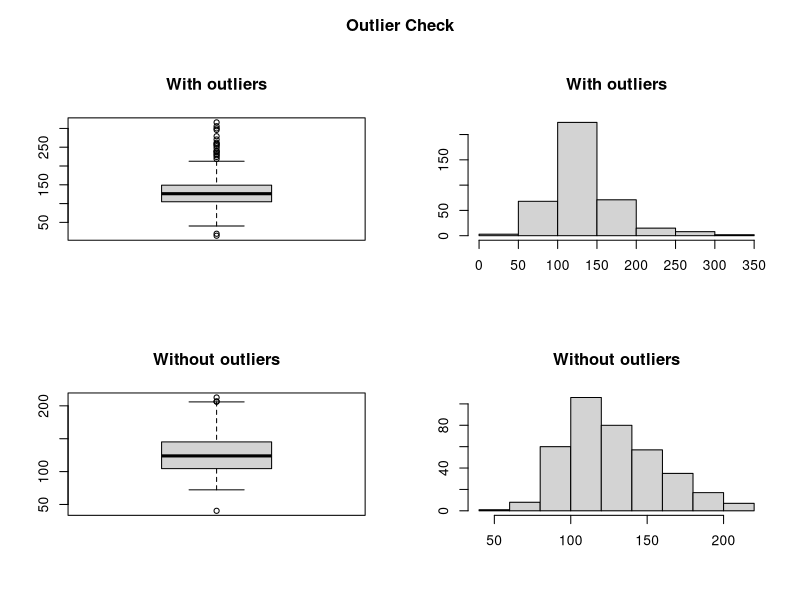
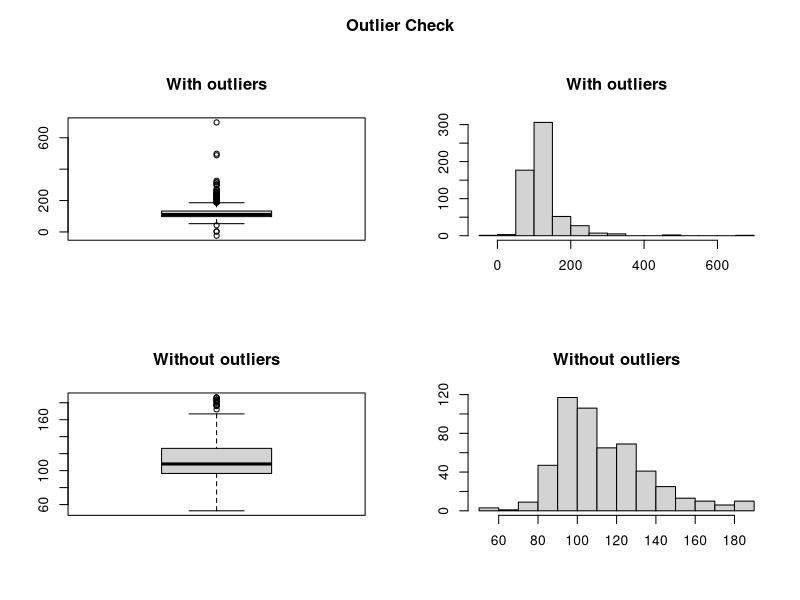
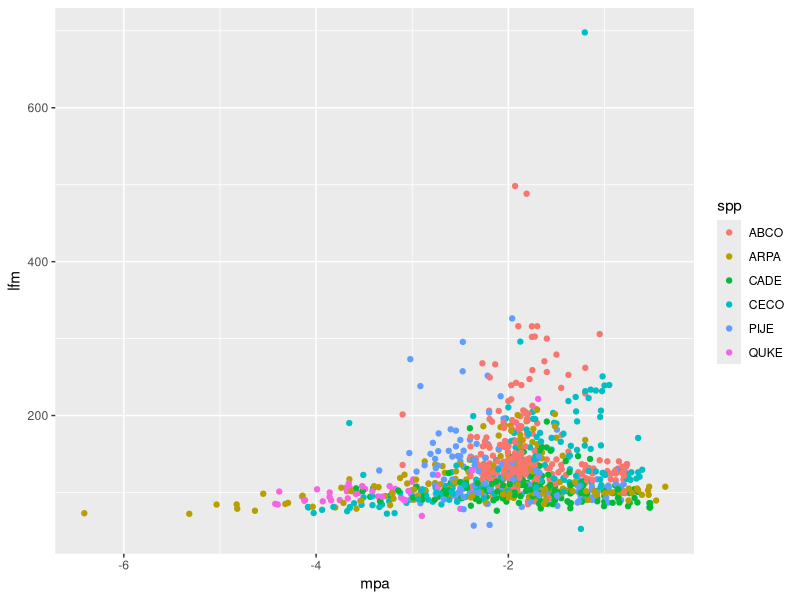
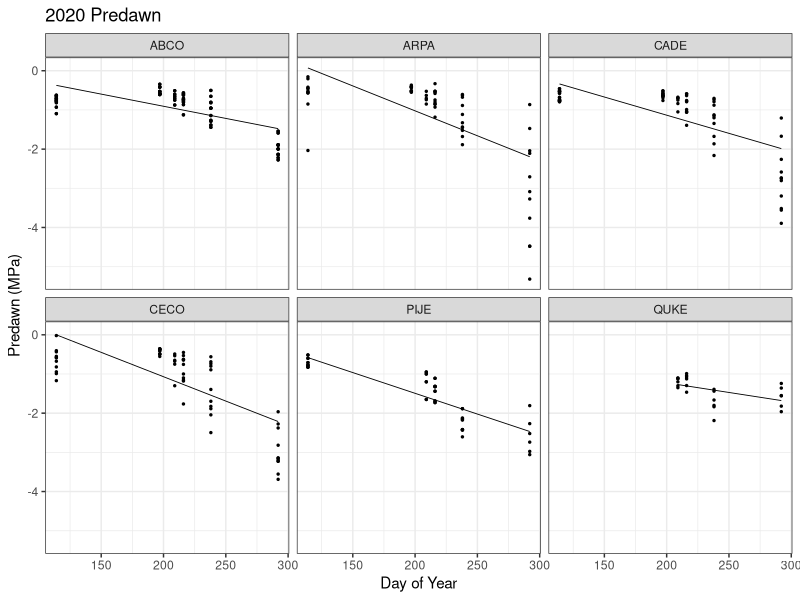
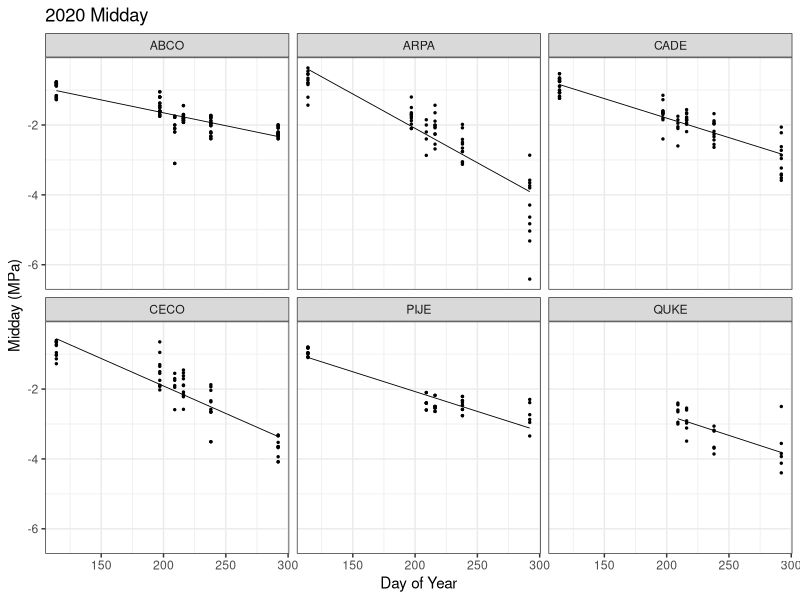
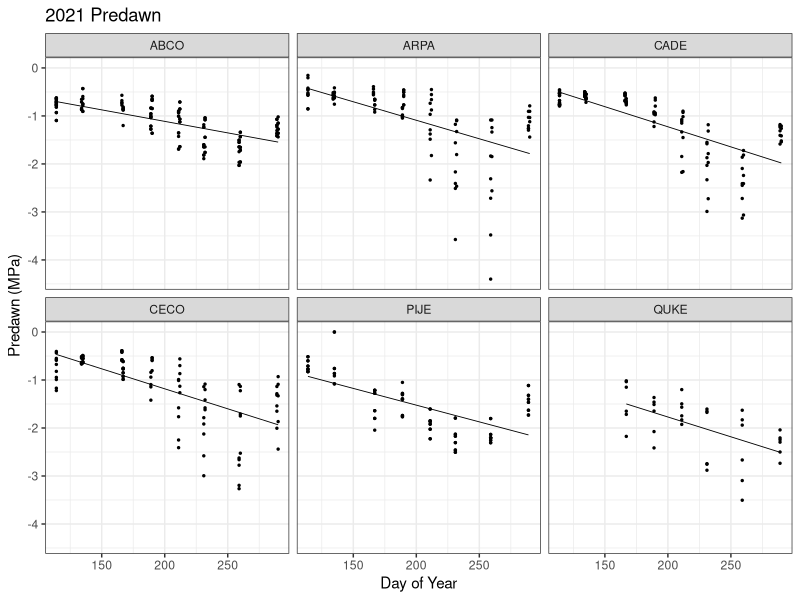
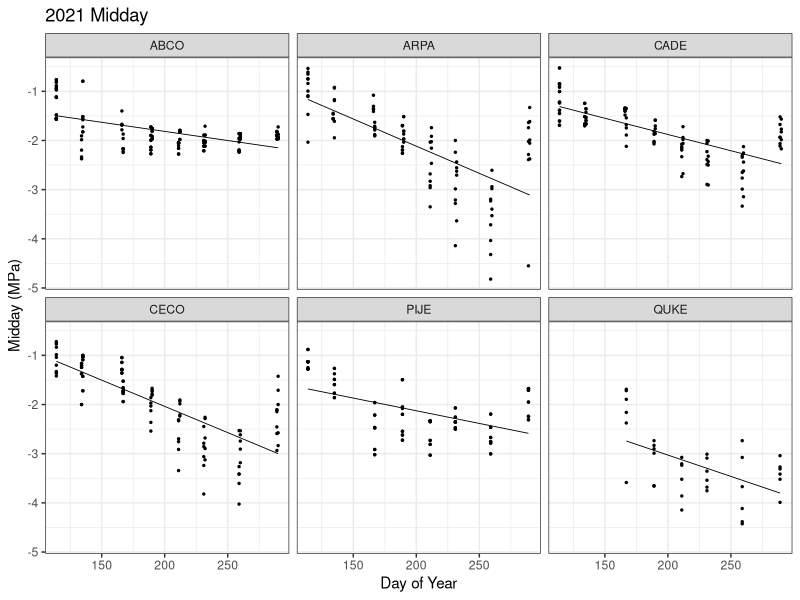
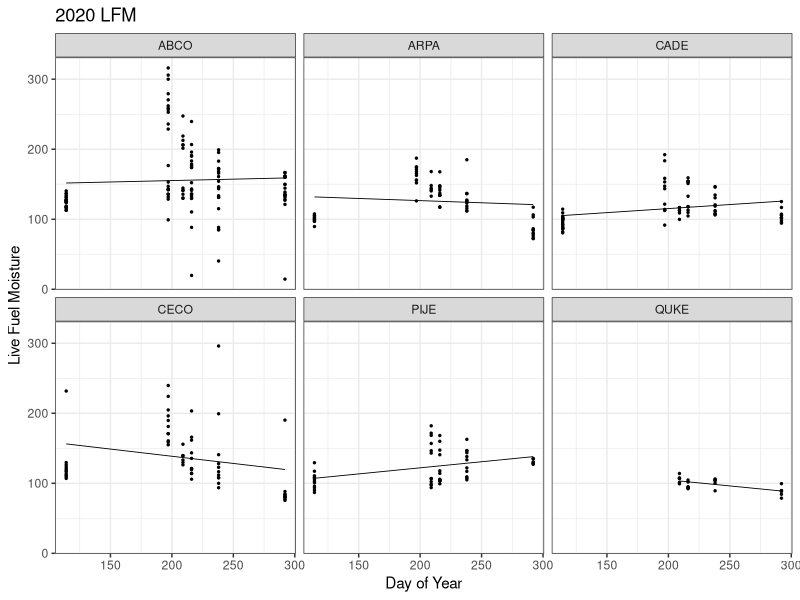

These figures' R source, in order:
## ---- chunk 1
knitr::opts_chunk$set(echo = TRUE)
## ---- chunk 2
library(tidyverse)
library(here)
here = here::here
select = dplyr::select
## ---- chunk 3
df_2020 <- readr::read_csv(here("raw-data", "field.summer.2020.csv"))
df_2021 <- readr::read_csv(here("raw-data", "CZO_alldata_compiled.csv"))
## ---- chunk 4
df_2020[df_2020 == "ABCO "] <- "ABCO"

#source("http://goo.gl/UUyEzD") #outlier KD (original function)

    #The following function is derived from outlierKD (from above)
outlierKD2 <- function(dt, var) {
  var_name <- eval(substitute(var),eval(dt))
  tot <- sum(!is.na(var_name))
  na1 <- sum(is.na(var_name))
  m1 <- mean(var_name, na.rm = T)
  par(mfrow=c(2, 2), oma=c(0,0,3,0))
  boxplot(var_name, main="With outliers")
  hist(var_name, main="With outliers", xlab=NA, ylab=NA)
  outlier <- boxplot.stats(var_name)$out
  mo <- mean(outlier)
  var_name <- ifelse(var_name %in% outlier, NA, var_name)
  boxplot(var_name, main="Without outliers")
  hist(var_name, main="Without outliers", xlab=NA, ylab=NA)
  title("Outlier Check", outer=TRUE)
  na2 <- sum(is.na(var_name))
  message("Outliers identified: ", na2 - na1, " from ", tot, " observations")
  message("Proportion (%) of outliers: ", (na2 - na1) / tot*100)
  message("Mean of the outliers: ", mo)
  m2 <- mean(var_name, na.rm = T)
  message("Mean without removing outliers: ", m1)
  message("Mean if we remove outliers: ", m2)
    dt[as.character(substitute(var))] <- invisible(var_name)
    assign(as.character(as.list(match.call())$dt), dt, envir = .GlobalEnv)
    message("Outliers successfully removed", "\n")
    return(invisible(dt))
}

df_2020 <- df_2020 %>% 
  mutate(lfm.outliers.out = lfm)

outlierKD2(df_2020, lfm.outliers.out) #check for outliers and remove (happens in outliers.out column, lfm column still contains outliers)
## ---- chunk 5
##make column to take out outliers from lfm, while keeping column with original lfms too
df_2021 <- df_2021 %>%
  mutate(lfm.outliers.out = lfm)

outlierKD2(df_2021, lfm.outliers.out) #check for outliers and remove (happens in outliers.out column, lfm column still contains outliers)
## ---- chunk 6
df_2020_subset <- df_2020 %>% 
  select(spp, midday, lfm.outliers.out, date)

df_2021_subset <- df_2021 %>% 
  select(spp, midday, lfm.outliers.out, date)
## ---- chunk 7
df_lfm_mpa <- rbind(df_2020_subset, df_2021_subset) %>% 
  drop_na() %>% 
  mutate(lfm = lfm.outliers.out, 
         ate = lubridate::mdy(date), 
         mpa = midday) %>% 
  filter(lfm > 45, 
         #lfm < 250, 
         mpa < -.10) %>% 
  select(spp, lfm, mpa)

df_lfm_mpa %>% 
  ggplot(aes(y = lfm, x = mpa, color = spp)) +
  geom_point()
## ---- chunk 8
mpa.predawn.2020.plot <- ggplot(data = df_2020, aes(x = doy, y = predawn)) +
  geom_point(size = 0.5) +
  geom_smooth(se = F, color = "black", size = 0.3, method = 'lm') +
  facet_wrap(~spp) + 
  labs(title = "2020 Predawn", x = "Day of Year", y = "Predawn (MPa)") +
  theme_bw()
mpa.predawn.2020.plot

mpa.midday.2020.plot <- ggplot(data = df_2020, aes(x = doy, y = midday)) +
  geom_point(size = 0.5) +
  geom_smooth(se = F, color = "black", size = 0.3, method = 'lm') +
  facet_wrap(~spp) + 
  labs(title = "2020 Midday", x = "Day of Year", y = "Midday (MPa)") +
  theme_bw()
mpa.midday.2020.plot
## ---- chunk 9
mpa.predawn.2021.plot <- ggplot(data = df_2021, aes(x = doy, y = predawn)) +
  geom_point(size = 0.5) +
  geom_smooth(method = 'lm', se = F, color = "black", size = 0.3) +
  facet_wrap(~spp) + 
  labs(title = "2021 Predawn", x = "Day of Year", y = "Predawn (MPa)") +
  theme_bw()
mpa.predawn.2021.plot

mpa.midday.2021.plot <- ggplot(data = df_2021, aes(x = doy, y = midday)) +
  geom_point(size = 0.5) +
  geom_smooth(method = 'lm', se = F, color = "black", size = 0.3) +
  facet_wrap(~spp) + 
  labs(title = "2021 Midday", x = "Day of Year", y = "Midday (MPa)") +
  theme_bw()
mpa.midday.2021.plot
## ---- chunk 10
lfm.2020.plot <- ggplot(data = df_2020, aes(x = doy, y = lfm)) +
  geom_point(size = 0.5) +
  geom_smooth(method = 'lm', se = F, color = "black", size = 0.3) +
  facet_wrap(~spp) + 
  labs(title = "2020 LFM", x = "Day of Year", y = "Live Fuel Moisture") +
  theme_bw()
lfm.2020.plot
## ---- chunk 11
lfm.2021.plot <- ggplot(data = df_2021, aes(x = doy, y = lfm)) +
  geom_point(size = 0.5) +
  geom_smooth(method = 'lm', se = F, color = "black", size = 0.3) +
  facet_wrap(~spp) + 
  labs(title = "2021 LFM", x = "Day of Year", y = "Live Fuel Moisture") +
  theme_bw()
lfm.2021.plot
## ---- chunk 12
df_2021.new <- df_2021 %>%
  filter(`new/old` == "N")

lfm.2021.new.plot <- ggplot(data = df_2021.new, aes(x = doy, y = lfm.outliers.out)) +
  geom_point(size = 0.5) +
  geom_smooth(method = 'lm', se = F, color = "black", size = 0.3) +
  facet_wrap(~spp) + 
  labs(title = "2021 LFM (New Growth)", x = "Day of Year", y = "Live Fuel Moisture") +
  theme_bw()
lfm.2021.new.plot

df_2021.old <- df_2021 %>% 
  filter(`new/old` == "O")
lfm.2021.old.plot <- ggplot(data = df_2021.old, aes(x = doy, y = lfm.outliers.out)) +
  geom_point(size = 0.5) +
  geom_smooth(method = 'lm', se = F, color = "black", size = 0.3) +
  facet_wrap(~spp) + 
  labs(title = "2021 LFM (Old Growth)", x = "Day of Year", y = "Live Fuel Moisture") +
  theme_bw()
lfm.2021.old.plot
## ---- chunk 13
df_2020 <- df_2020 %>% 
  mutate(mpa = (predawn + midday)/2)

df_2021 <- df_2021 %>% 
  mutate(predawn = as.numeric(predawn)) %>% 
  mutate(midday = as.numeric(midday)) %>% 
  mutate(mpa = (predawn + midday)/2)

lfm.vs.mpa.2020 <- ggplot(data = df_2020, aes(x = mpa, y = lfm)) +
  geom_point(size = 0.5) +
  geom_smooth(method = 'lm', se = F, color = 'black', size = 0.3) +
  facet_wrap(~spp) +
  labs(title = "2020 LFM vs. Water Potential", 
       x = "Avg Water Potential (MPa)", y = "Live Fuel Moisture") +
  theme_bw()
lfm.vs.mpa.2020

lfm.vs.mpa.2021 <- ggplot(data = df_2021, aes(x = mpa, y = lfm.outliers.out)) +
  geom_point(size = 0.5) +
  geom_smooth(method = 'lm', se = F, color = 'black', size = 0.3) +
  facet_wrap(~spp) +
  labs(title = "2021 LFM vs. Water Potential", 
       x = "Avg Water Potential (MPa)", y = "Live Fuel Moisture") +
  theme_bw()
lfm.vs.mpa.2021
## ---- chunk 14
lfm.vs.mid.2020 <- ggplot(data = df_2020, aes(x = midday, y = lfm)) +
  geom_point(size = 0.5) +
  geom_smooth(method = 'lm', se = F, color = 'black', size = 0.3) +
  facet_wrap(~spp) +
  labs(title = "2020 LFM vs. Midday Water Potential", 
       x = "Midday Water Potential (MPa)", y = "Live Fuel Moisture") +
  theme_bw()
lfm.vs.mid.2020

lfm.vs.mid.2021 <- ggplot(data = df_2021, aes(x = midday, y = lfm.outliers.out)) +
  geom_point(size = 0.5) +
  geom_smooth(method = 'lm', se = F, color = 'black', size = 0.3) +
  facet_wrap(~spp) +
  labs(title = "2021 LFM vs. Midday Water Potential", 
       x = "Midday Water Potential (MPa)", y = "Live Fuel Moisture") +
  theme_bw()
lfm.vs.mid.2021
## ---- chunk 15
site.labs <- c("Site 1", "Site 2")
names(site.labs) <- c(1,2)

mpa.predawn.2021.boxplot <- ggplot(data = df_2021, aes(x = as.character(doy), y = predawn)) +
  geom_boxplot() +
  facet_wrap(~site, labeller = labeller(site = site.labs)) +
  labs(title = "2021 Predawn Water Potential", 
       x = "Day of Year", y = "Predawn Water Potential") +
  theme_bw()     

mpa.predawn.2021.boxplot
## ---- chunk 16
mpa.midday.2021.boxplot <- ggplot(data = df_2021, aes(x = as.character(doy), y = midday)) +
  geom_boxplot() +
  facet_wrap(~site, labeller = labeller(site = site.labs)) +
  labs(title = "2021 Midday Water Potential", 
       x = "Day of Year", y = "Midday Water Potential") +
  theme_bw()     

mpa.midday.2021.boxplot
## ---- chunk 17
lfm.2021.boxplot <- ggplot(data = df_2021, aes(x = as.character(doy), y = lfm.outliers.out)) +
  geom_boxplot() +
  facet_wrap(~site, labeller = labeller(site = site.labs)) +
  labs(title = "2021 Live Fuel Moisture", 
       x = "Day of Year", y = "LFM") +
  theme_bw() 

lfm.2021.boxplot
## ---- chunk 18
df_oct2021 <- read.csv(here('raw-data/CZO_October_StemsLeaves.csv'))

outlierKD2(df_oct2021, lfm)
outlierKD2(df_oct2021, lfm_both)

df_oct2021_no_both <- df_oct2021 %>% 
  filter(spp != "QUKE") %>% 
  filter(spp != "CADE") %>% 
  filter(spp != "PIJE") %>% 
  filter(stem.leaves != 'both')

ggplot(data = df_oct2021_no_both, aes(x = lfm, y = lfm_both, color = stem.leaves)) +
  geom_point() +
  geom_abline() +
  labs(x = "LFM (separated)", y = "LFM (compiled)", color = "Stem or Leaves") +
  scale_color_discrete(name = "Stem or Leaves", labels = c("Leaves", "Stems")) +
  theme_bw()

ggplot(data = df_oct2021_no_both, aes(x = lfm, y = lfm_both, color = stem.leaves)) +
  geom_point() +
  geom_abline() +
  labs(x = "LFM (separated)", y = "LFM (compiled)", color = "Stem or Leaves") +
  scale_color_discrete(name = "Stem or Leaves", labels = c("Leaves", "Stems")) +
  facet_grid(~spp) +
  theme_bw()
## ---- chunk 19
ggplot(data = df_oct2021_no_both, aes(x = spp, y = lfm, fill = stem.leaves)) +
  geom_boxplot() +
  labs(x = "Species", y = "LFM", fill = "Stem or Leaves") +
  scale_fill_discrete(name = "Stem or Leaves", labels = c("Leaves", "Stems")) +
  theme_bw()
## ---- chunk 20
df_2021 <- df_2021 %>% 
  mutate(diff_mpa = midday - predawn)

ggplot(data = df_2021, aes(x = as.character(doy), y = diff_mpa)) +
  geom_boxplot() +
  facet_wrap(~site) +
  labs(x = "Day of Year", y = "Difference Between Middays and Predawns") +
  theme_bw()
## ---- chunk 21
df_2021_no_pq <- df_2021 %>% 
  filter(spp != "PIJE") %>% 
  filter(spp != 'QUKE')

ggplot(data = df_2021_no_pq, aes(x = as.character(doy), y = diff_mpa)) +
  geom_boxplot() +
  facet_grid(spp~site) +
  labs(x = "Day of Year", y = "Difference Between Middays and Predawns") +
  theme_bw()

df_2021_pq_only <- df_2021 %>% 
  filter(spp == 'PIJE'| spp == 'QUKE')

ggplot(data = df_2021_pq_only, aes(x = as.character(doy), y = diff_mpa)) +
  geom_boxplot() +
  facet_grid(~spp) +
  labs(x = "Day of Year", y = "Difference Between Middays and Predawns") +
  theme_bw()
## ---- chunk 22
df_2021_late <- df_2021 %>% 
  filter(doy != 114) %>% filter(doy != 134) %>% filter(doy != 135) %>% filter(doy != 166) %>%  filter(doy != 167) %>%    #filtering out first three trips of the season
  filter(doy!=289) %>% filter(doy!=290)  #filtering out last trip of season (wetter)

df_2021_late_old <- df_2021_late %>% 
  filter(`new/old` == "old") # only old growth

lfm.vs.mid.late.old.2021 <- ggplot(data = df_2021_late_old, aes(x = midday, y = lfm.outliers.out)) +
  geom_point(size = 0.5) +
  geom_smooth(method = 'lm', se = F, color = 'black', size = 0.3) +
  facet_wrap(~spp) +
  labs(title = "2021 LFM vs. Midday Water Potential (Late Season)", 
       x = "Midday Water Potential (MPa)", y = "Live Fuel Moisture (*Old* Growth)") +
  theme_bw()
lfm.vs.mid.late.old.2021
## ---- chunk 23
lfm.vs.mid.late.2021 <- ggplot(data = df_2021_late, aes(x = midday, y = lfm.outliers.out, color = `new/old`)) +
  geom_point(size = 0.5) +
  geom_smooth(method = 'lm', se = F, color = 'black', size = 0.3) +
  facet_wrap(~spp) +
  labs(title = "2021 LFM vs. Midday Water Potential (Late Season)", 
       x = "Midday Water Potential (MPa)", y = "Live Fuel Moisture") +
  theme_bw()

lfm.vs.mid.late.2021
